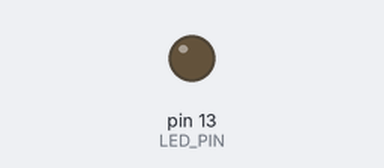
Recording of a sketch running on a simulated Arduino Uno, built with avr-gcc and run on an emulated ATmega328P. Shown: output pins drawn as LEDs (lit = HIGH).

Above: at 1.4 s.
At 3.7 s:
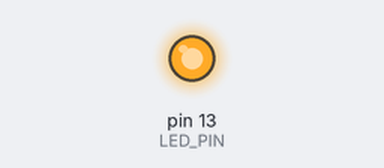
Timing chart, 0 to 10.1 s (numbered marks = the images above):
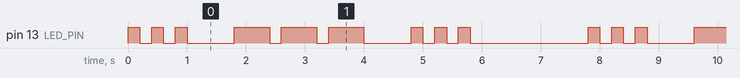

The sketch:

AsyncMorseLib.ino
```cpp
#include "AsyncMorse.h"


#define LED_PIN  LED_BUILTIN

AsyncMorse Morse(LED_PIN);

void setup()
{

pinMode(LED_PIN,OUTPUT);
Morse.MorseString("SOS",true);

}


void loop()
{

Morse.MorseLoop();

}
```

AsyncMorse.cpp
```cpp
/*
qubits.us
Async Morse Code Lib.
Created 2.21.2023 ~q

Free source for all..
No warranties, use at yee own risk..
*/

#include "AsyncMorse.h"
#include <Arduino.h>


AsyncMorse::AsyncMorse(int pin){
Morse_Pin = pin;
}

//clear out the old
void AsyncMorse::ZeroMorseBuff()
{
  for (int i = 0; i < sizeof(morseBuff); i++ ) {
    morseBuff[i] = 0;
  }
}


void AsyncMorse::MorseLedOn()
{
  digitalWrite(Morse_Pin,HIGH);

}
void AsyncMorse::MorseLedOff()
{
  digitalWrite(Morse_Pin,LOW);

}


void AsyncMorse::MorseStop()
{
  saved_loop = loop_morse;
  loop_morse = false;
  morse_done = true;
}

void AsyncMorse::MorseStart()
{
   if (morse_loaded){
  loop_morse = saved_loop;
  morse_done = false;
   }
}

void AsyncMorse::MorseRestart()
{
   if (morse_loaded){
        mc_done = false;
        dd_done = true;
        dd_idx = 0;
        mc_idx = 0;
        mc_state = 0;
        dd_state = 0;
        morse_done = false;
}
}


bool AsyncMorse::MorseString(char *text, bool looped) {
  loop_morse = looped;
  bool loaded = false;
  if (strlen(text) > 0) {
  //  Serial.println(strlen(text));
    mc_idx = 0;
    mc_done = false;
    mc_state = 0;
    dd_done = true;
    dd_idx = 0;
    dd_state = 0;
    ZeroMorseBuff();
    char ch = *text;
    int count = 0;
    while (ch != '\0')
    {
      morseBuff[count] = ch;
      count++;
      text++;
      ch = *text;
    }
    loaded = true;
    morse_loaded = true;
    mc_count = count;
  //  Serial.print("chars loaded: ");
  //  Serial.println(count);
  //  Serial.println(morseBuff);
   // Serial.print(morseBuff[mc_idx]);
    morse_done = false;
  }
  return loaded;
}


void AsyncMorse::MorseLoop() {
  if (Morse_Pin < 2 ) return; // no pin
  if (!morse_done) {
    if (mc_done) {
      if (mc_idx < mc_count) {
        mc_idx ++;
        if (mc_idx < mc_count) {
          mc_done = false;
          mc_state = 0;
          dd_done = true;
          dd_idx = 0;
          dd_state = 0;
     //     Serial.println();
       //   Serial.print(morseBuff[mc_idx]);
          if (isalpha(morseBuff[mc_idx]))
          { if (isupper(morseBuff[mc_idx]))
            {
              MorseChar(MorseChars[morseBuff[mc_idx] - 'A'], false);
              //morse_char(letters[morseBuff[mc_idx] - 'A']);
            } else
            {
              MorseChar(MorseChars[morseBuff[mc_idx] - 'a'], false);
            }
          } else if (isdigit(morseBuff[mc_idx])) {
            MorseChar(MorseChars[morseBuff[mc_idx] - '1' + 27], true);
          } else if (morseBuff[mc_idx] == ' ') {
      //      Serial.println(":Space");
            mc_state = 1;
            dd_start = millis();
            dd_dur = dot_dur * 3;
          } else mc_done = true;//skip it
        } else {
          dd_start = millis();
          dd_dur = dot_dur * 6;
          morse_done = true;
        }
      } else {
        dd_start = millis();
        dd_dur = dot_dur * 6;
        morse_done = true;
      }
    } else
    {
      if (isalpha(morseBuff[mc_idx]))
      { if (isupper(morseBuff[mc_idx]))
        {
          MorseChar(MorseChars[morseBuff[mc_idx] - 'A'], false);
          //morse_char(letters[morseBuff[mc_idx] - 'A']);
        } else
        {
          MorseChar(MorseChars[morseBuff[mc_idx] - 'a'], false);
        }

      } else if (isdigit(morseBuff[mc_idx])) {
        MorseChar(MorseChars[morseBuff[mc_idx] - '1' + 27], true);
      } else if (morseBuff[mc_idx] == ' ') {
        MorseChar(MorseChars['B' - 'A'], false);
        //morse_char(letters['B' - 'A']);
      }
    }
  } else
  {
    if (loop_morse) {
      if (millis() - dd_start >= dd_dur) {
        mc_done = false;
        dd_done = true;
        dd_idx = 0;
        mc_idx = 0;
        mc_state = 0;
        dd_state = 0;
        morse_done = false;
    //    Serial.println();
   //     Serial.println("looping-");
   //     Serial.print(morseBuff[mc_idx]);
      }
    }
  }
}


//starts a char morsing..
void AsyncMorse::MorseChar(byte morse_code, bool digit) {
  if (mc_state == 0) {
    byte dit = GetDit(morse_code, digit);
    if (dd_done) {
      if (dit != 99) {
        if (dd_idx == 0) dd_state = 0;//beginning
        dd_done = false;
        dd_state = 0;
        DitDat(dit);
        dd_idx ++;
      } else {
        // mc_done = true;
        dd_idx = 0;
        mc_state = 1;//inter char delay
        dd_start = millis();
        dd_dur = dot_dur * 3;
      }
    } else {
      DitDat(dit);
    }
  } else { //mc_state = 1 = inter char delay
    if (millis() - dd_start >= dd_dur) {
      mc_done = true;
    }
  }
}

byte AsyncMorse::GetDit(byte morse_code, bool digit) {
  byte dit = 99;// all done
  //digits are fixed count of 5
  int bits = 0;
  if (digit) bits = 5 ; else bits = morse_code >> 4;
  if (dd_idx == 0) dd_state = 0;//beginning
  if (bits > 0 && bits < 6 && dd_idx < bits) {
    dit = (morse_code >> dd_idx) & 0x1;
  }
  return dit;
}


void AsyncMorse::DitDat(byte dit) {
  if (dd_state == 0) {
    MorseLedOn();
    dd_state = 1;
    dd_start = millis();
    if (dit == 0) {
      dd_dur = dot_dur;
   //   Serial.print(".");
    } else {
      dd_dur = dot_dur * 3;
   //   Serial.print("-");
    }
  } else if (dd_state == 1) {
    if (millis() - dd_start >= dd_dur) {
      dd_state = 2;
      MorseLedOff();
      dd_start = millis();
      dd_dur = dot_dur;
    }
  } else if (dd_state == 2) {
    if (millis() - dd_start >= dd_dur) {
      dd_state = 3;
      dd_done = true;
    }

  }
}
```

AsyncMorse.h
```cpp
/*
qubits.us
Async Morse Code Lib.
Created 2.21.2023 ~q

Free source for all..
No warranties, use at yee own risk..
*/

#ifndef AsyncMorse_h
#define AsyncMorse_h

#include <Arduino.h>

const byte MorseChars[] = {34, 65, 69, 49, 16, 68, 51, 64, 32, 78, 53, 66, 35, 33, 55, 70, 75, 50, 48, 17, 52, 72, 54, 73, 77, 67, 31 , 30, 28, 24, 16, 0, 1, 3, 7, 15};

class AsyncMorse {

private:
  int Morse_Pin;
  char morseBuff[80];
  int mc_state = 0;
  int mc_count = 0;
  int mc_idx = 0;
  int dd_state = 0;
  int dd_idx = 0;
  int dd_time = 0;
  int dot_dur = 200;
  int dd_dur = 200;
  bool mc_done;
  bool dd_done;
  bool morse_done = true;
  bool loop_morse = false;
  bool saved_loop = false;
  bool morse_loaded = false;
  unsigned long dd_start;
  void ZeroMorseBuff();
  void MorseChar(byte morse_code, bool digit);
  byte GetDit(byte morse_code, bool digit);
  void DitDat(byte dit);
  void MorseLedOn();
  void MorseLedOff();


public:
       AsyncMorse(int pin);
  bool MorseString(char *text, bool looped);
  void MorseLoop();
  void MorseStop();
  void MorseStart();
  void MorseRestart();
};

#endif
```

Measured:
- by itself, pin 13 (LED_PIN): repeats every 7.8 s: 2 × (LOW 0.20 s, HIGH 0.20 s), LOW 0.80 s, 2 × (HIGH 0.60 s, LOW 0.20 s), HIGH 0.60 s, LOW 0.80 s, 2 × (HIGH 0.20 s, LOW 0.20 s), HIGH 0.20 s, LOW 2.0 s, HIGH 0.20 s
- by itself, everything shown: repeats every 7.8 s, in 18 steps
